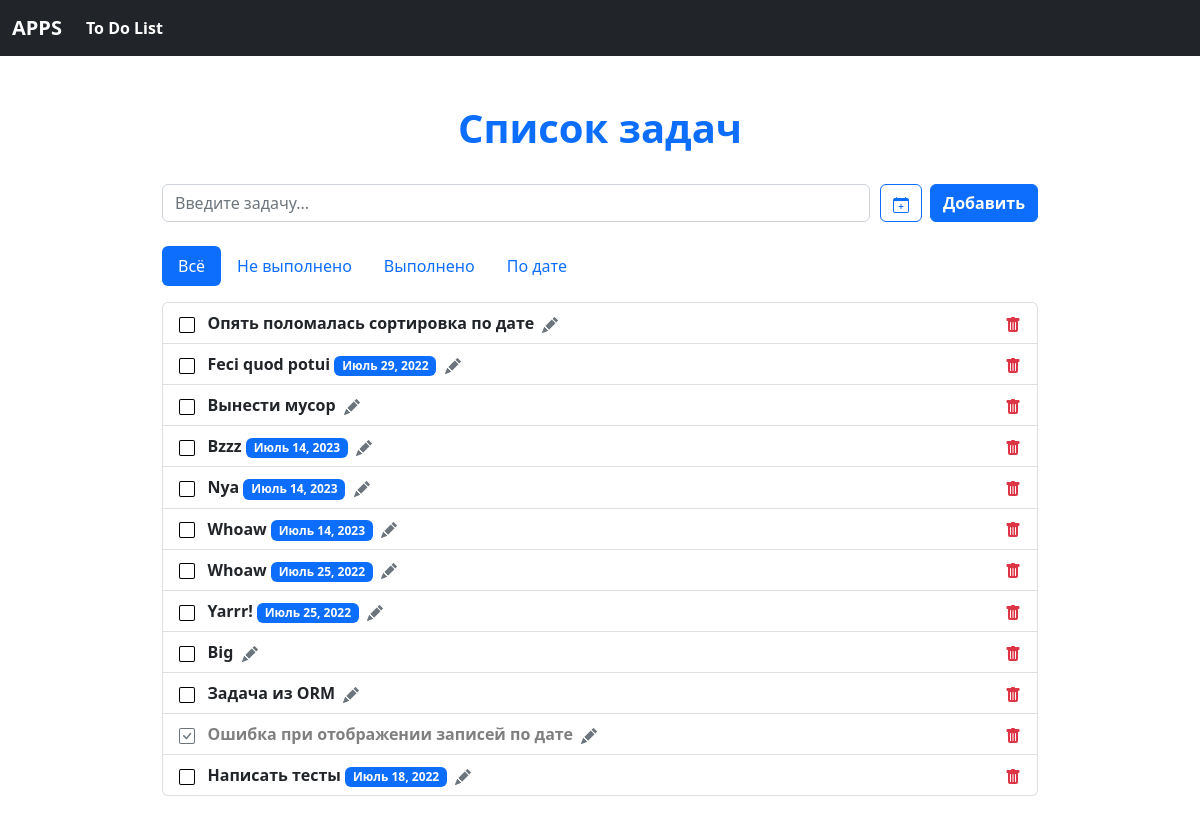
The page /app/do/ on the database as committed earlier.
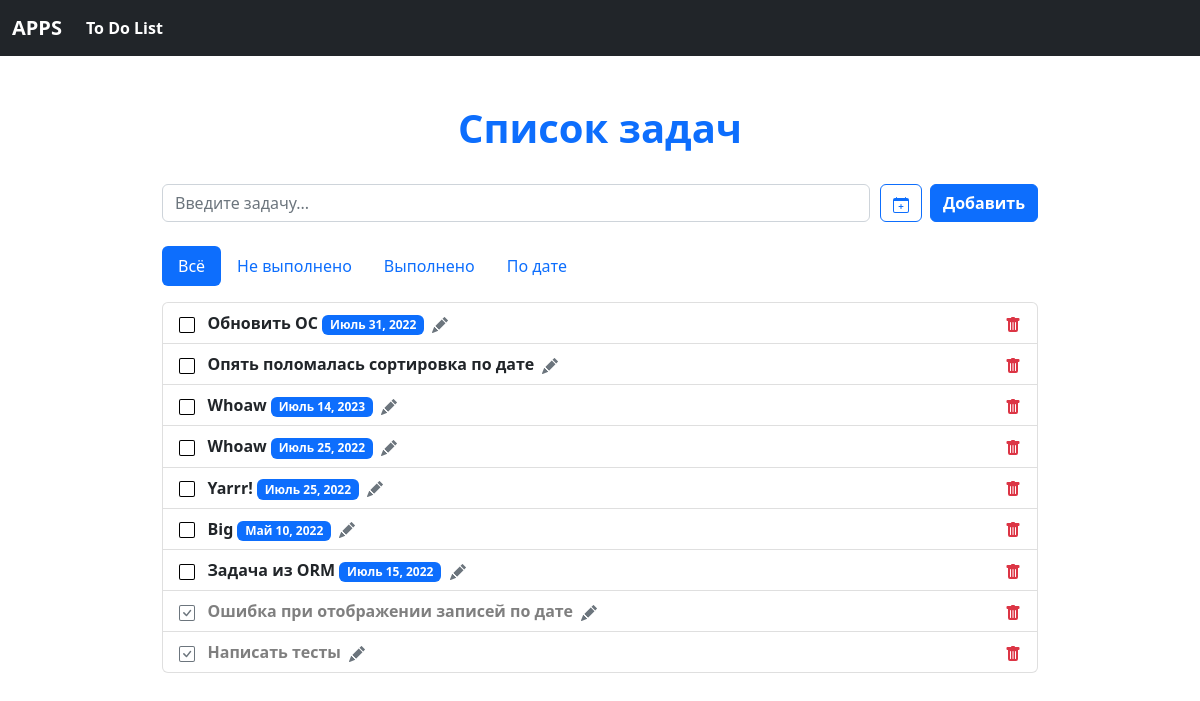
The same page on the database as committed later.
### to_do_list/models.py (models this page shows, shortened)
class ToDo(models.Model):
    title = models.CharField(max_length=80)
    status = models.BooleanField(default=False)
    due_date = models.DateField(null=True, blank=True)

### to_do_list/views.py (the view)
# urls.py: path('', views.index, name='index'),
def index(request):
    todo_items = ToDo.objects.all()
    if request.method == 'POST':
        new_todo = ToDo(title = request.POST['title'])
        new_todo.save()
        redirect('todo:index')
    unchecked = todo_items.filter(status=False)
    checked = todo_items.filter(status=True)
    dated =  todo_items.exclude(status=True).filter(due_date__isnull=False)
    return render(request, 'to_do_list/index.html',
    {'todo_items': todo_items, 'unchecked': unchecked, 'checked': checked, 'dated': dated})

### to_do_list/templatetags/todo_extras.py (called while the page is built)
@register.filter_function
def order_by(queryset, args):
    args = [x.strip() for x in args.split(',')]
    return queryset.order_by(*args)

### to_do_list/templates/to_do_list/index.html (shortened to what this page needs)
{% extends "base.html" %}
{% load static %}
{% load todo_extras %}
{% block header %}
<div class="container-fluid">
    <div class="row pt-5 mb-4">
        <div class="col-12 text-primary text-center">
        <h1><b>Список задач</b></h1>
        </div>
    </div>
</div>
{% endblock header %}
{% block main %}
<div class="container-fluid mb-3">
    <div class="row justify-content-center">
        <div class="col-9">
            <form action="{% url 'todo:add_todo' %}" class="d-flex" method="POST" role="toolbar">
                    <input class="form-control me-2" type="text" name="title" id="title" placeholder="Введите задачу...">
                    <label class="input-group-addon btn btn-outline-primary me-2" type="image/x-icon" for="due_date" id="due_date" title="Установить дату">
                    </label>
                <button type="submit" class="btn btn-primary"><b>Добавить</b></button>
            </form>
        </div>
    </div>
</div>
{% endblock main %}
{% block todo_items %}
<div class="container-fluid">
    <div class="row pt-2 justify-content-center">
        <div class="col-9">
            <nav>
                <div class="nav nav-pills" id="nav-tab" role="tablist">
                    <button class="nav-link active" id="nav-all-tab" data-bs-toggle="tab" data-bs-target="#nav-all" type="button" role="tab" aria-controls="nav-all" aria-selected="true">Всё</button>
                    <button class="nav-link" id="nav-unchecked-tab" data-bs-toggle="tab" data-bs-target="#nav-unchecked" type="button" role="tab" aria-controls="nav-unchecked" aria-selected="false">Не выполнено</button>
                    <button class="nav-link" id="nav-checked-tab" data-bs-toggle="tab" data-bs-target="#nav-checked" type="button" role="tab" aria-controls="nav-checked" aria-selected="false">Выполнено</button>
                    <button class="nav-link" id="nav-due-tab" data-bs-toggle="tab" data-bs-target="#nav-due" type="button" role="tab" aria-controls="nav-due" aria-selected="false">По дате</button>
                </div>
            </nav>
            <div class="tab-content" id="nav-tabContent">
                <div class="tab-pane fade show active" id="nav-all" role="tabpanel" aria-labelledby="nav-all-tab" tabindex="0">
                    <ul class="list-group pt-3">
                        {% for todo in todo_items reversed %}
                        <li class="list-group-item">
                            {% if todo.status == False%}
                                <a href="{% url 'todo:change_status' todo.id %}" title="Отметить как выполнено" class="text-decoration-none">
                                <img src="{% static 'bootstrap/img/square.svg' %}" width="16" height="16"></a>
                                <item><strong>{{ todo.title|capfirst }}</strong></item>{% if todo.due_date %}&nbsp;<span class="badge bg-primary">{{ todo.due_date }}</span>{% endif %}&nbsp;
                                <a href="{% url 'todo:edit_todo' todo.id %}" title="Изменить" class="text-decoration-none">
                                <img src="{% static 'bootstrap/img/pencil-fill.svg' %}" width="16" height="16"></a>
                                <a href="{% url 'todo:delete_todo' todo.id %}" title="Удалить" class="text-decoration-none" style="float:right">
                                <img src="{% static 'bootstrap/img/trash-fill.svg' %}" width="16" height="16"></a>
                            {% else %}
                                <a href="{% url 'todo:change_status' todo.id %}" title="Отметить как невыполнено" class="text-decoration-none">
                                <img src="{% static 'bootstrap/img/check-square.svg' %}" width="16" height="16"></a>
                                <item class="text-black-50"><strong>{{ todo.title|capfirst }}</strong></item>&nbsp;
                                <a href="{% url 'todo:edit_todo' todo.id %}" title="Изменить" class="text-decoration-none">
                                <img src="{% static 'bootstrap/img/pencil-fill.svg' %}" width="16" height="16"></a>
                                <a href="{% url 'todo:delete_todo' todo.id %}" title="Удалить" class="text-decoration-none" style="float:right">
                                <img src="{% static 'bootstrap/img/trash-fill.svg' %}" width="16" height="16"></a>
                            {% endif %}
                        </li>
                        {% empty %}
                            <div class="text-primary">
                                <h3><b>Похоже, здесь ничего нет</b></h3>
                            </div>
                        {% endfor %}
                    </ul>
                </div>
            </div>
        </div>
    </div>
</div>
<br>
<br>
{% endblock todo_items %}

### templates/base.html (shortened to what this page needs)
<!DOCTYPE html>
{% load static %}
<html lang="en">
<head>
     <link href="https://cdn.jsdelivr.net/npm/bootstrap@5.2.0-beta1/dist/css/bootstrap.min.css" rel="stylesheet">
</head>
<body>
{% include 'inc/navbar.html' %}
{% block header %}{% endblock header %}
{% block main %}{% endblock main %}
{% block todo_items %}{% endblock todo_items %}
</body>
</html>

### templates/inc/navbar.html (shortened to what this page needs)
<nav class="navbar navbar-dark bg-dark navbar-expand-lg">
  <div class="container-fluid">
    <a class="navbar-brand" href="{% url 'start' %}"><b>APPS</b></a>
    <div class="collapse navbar-collapse" id="navbarNavAltMarkup">
      <div class="navbar-nav">
        <a class="nav-link active" aria-current="page" href="{% url 'todo:index' %}"><b>To Do List</b></a>
      </div>
    </div>
  </div>
</nav>

Rows that differ between the two databases and show on the page:
removed ToDo: status False (drawn), title "Feci quod potui", due_date "Июль 29, 2022"
removed ToDo: status False (drawn), title "Вынести мусор"
removed ToDo: status False (drawn), title "Bzzz", due_date "Июль 14, 2023"
removed ToDo: status False (drawn), title "Nya", due_date "Июль 14, 2023"
added ToDo: status False (drawn), title "Обновить ОС", due_date "Июль 31, 2022"
changed ToDo "Big": due_date (not shown) → "Май 10, 2022"
changed ToDo "Задача из ORM": due_date (not shown) → "Июль 15, 2022"
changed ToDo "Написать тесты": status False → True (drawn); status: picture added; status: picture removed; due_date "Июль 18, 2022" → (not shown)
